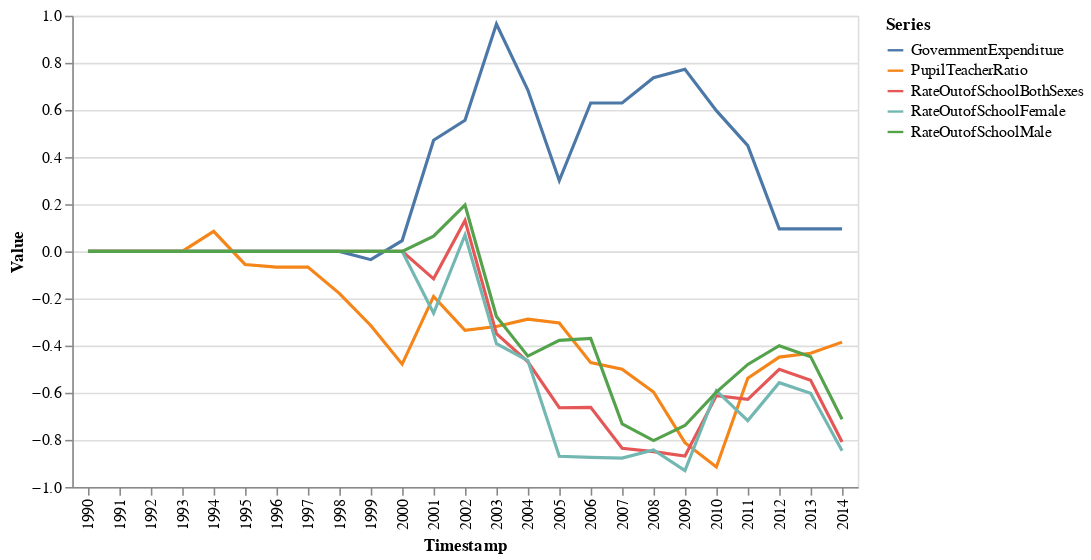

The cell this chart's notebook holds for it:
### Markdown cell above
Second, statistics are great but a picture says a thousand words. Let's graph each of the five time series for the United States. We use cool VigaLite package. The graphs show that our intuition was not correct for the United States, surprise! Higher pupil-teacher ratio is positively correlated to out of school rate. Both rates are going down. It is interesting that United States schools are keeping pupils while reducing the pupil-teacher ratio. The budget is increasing implying there are other factors keeping pupils in school. Better teach training programs, computer aid learning, no student left behind law, and better after school programs are some examples contributing to lower pupil-teacher ratio in the USA.

### Code cell
graph = dfTranspose |>
    @filter(_.Country == "United States") |>
    @vlplot(:line, x=:"Timestamp:o", y=:Value, color=:Series)

### Figure 1 — Vega-Lite specification as saved in the notebook (floating-point values rounded to 4 significant figures)
{"data": {"values": [{"Country": "United States", "Series": "GovernmentExpenditure", "Timestamp": "1990", "Value": 0}, {"Country": "United States", "Series": "PupilTeacherRatio", "Timestamp": "1990", "Value": 0}, {"Country": "United States", "Series": "RateOutofSchoolBothSexes", "Timestamp": "1990", "Value": 0}, {"Country": "United States", "Series": "RateOutofSchoolFemale", "Timestamp": "1990", "Value": 0}, {"Country": "United States", "Series": "RateOutofSchoolMale", "Timestamp": "1990", "Value": 0}, {"Country": "United States", "Series": "GovernmentExpenditure", "Timestamp": "1991", "Value": 0}, {"Country": "United States", "Series": "PupilTeacherRatio", "Timestamp": "1991", "Value": 0}, {"Country": "United States", "Series": "RateOutofSchoolBothSexes", "Timestamp": "1991", "Value": 0}, {"Country": "United States", "Series": "RateOutofSchoolFemale", "Timestamp": "1991", "Value": 0}, {"Country": "United States", "Series": "RateOutofSchoolMale", "Timestamp": "1991", "Value": 0}, {"Country": "United States", "Series": "GovernmentExpenditure", "Timestamp": "1992", "Value": 0}, {"Country": "United States", "Series": "PupilTeacherRatio", "Timestamp": "1992", "Value": 0}, {"Country": "United States", "Series": "RateOutofSchoolBothSexes", "Timestamp": "1992", "Value": 0}, {"Country": "United States", "Series": "RateOutofSchoolFemale", "Timestamp": "1992", "Value": 0}, {"Country": "United States", "Series": "RateOutofSchoolMale", "Timestamp": "1992", "Value": 0}, {"Country": "United States", "Series": "GovernmentExpenditure", "Timestamp": "1993", "Value": 0}, {"Country": "United States", "Series": "PupilTeacherRatio", "Timestamp": "1993", "Value": 0}, {"Country": "United States", "Series": "RateOutofSchoolBothSexes", "Timestamp": "1993", "Value": 0}, {"Country": "United States", "Series": "RateOutofSchoolFemale", "Timestamp": "1993", "Value": 0}, {"Country": "United States", "Series": "RateOutofSchoolMale", "Timestamp": "1993", "Value": 0}, {"Country": "United States", "Series": "GovernmentExpenditure", "Timestamp": "1994", "Value": 0}, {"Country": "United States", "Series": "PupilTeacherRatio", "Timestamp": "1994", "Value": 0.08474}, {"Country": "United States", "Series": "RateOutofSchoolBothSexes", "Timestamp": "1994", "Value": 0}, {"Country": "United States", "Series": "RateOutofSchoolFemale", "Timestamp": "1994", "Value": 0}, {"Country": "United States", "Series": "RateOutofSchoolMale", "Timestamp": "1994", "Value": 0}, {"Country": "United States", "Series": "GovernmentExpenditure", "Timestamp": "1995", "Value": 0}, {"Country": "United States", "Series": "PupilTeacherRatio", "Timestamp": "1995", "Value": -0.05557}, {"Country": "United States", "Series": "RateOutofSchoolBothSexes", "Timestamp": "1995", "Value": 0}, {"Country": "United States", "Series": "RateOutofSchoolFemale", "Timestamp": "1995", "Value": 0}, {"Country": "United States", "Series": "RateOutofSchoolMale", "Timestamp": "1995", "Value": 0}, {"Country": "United States", "Series": "GovernmentExpenditure", "Timestamp": "1996", "Value": 0}, {"Country": "United States", "Series": "PupilTeacherRatio", "Timestamp": "1996", "Value": -0.06703}, {"Country": "United States", "Series": "RateOutofSchoolBothSexes", "Timestamp": "1996", "Value": 0}, {"Country": "United States", "Series": "RateOutofSchoolFemale", "Timestamp": "1996", "Value": 0}, {"Country": "United States", "Series": "RateOutofSchoolMale", "Timestamp": "1996", "Value": 0}, {"Country": "United States", "Series": "GovernmentExpenditure", "Timestamp": "1997", "Value": 0}, {"Country": "United States", "Series": "PupilTeacherRatio", "Timestamp": "1997", "Value": -0.06703}, {"Country": "United States", "Series": "RateOutofSchoolBothSexes", "Timestamp": "1997", "Value": 0}, {"Country": "United States", "Series": "RateOutofSchoolFemale", "Timestamp": "1997", "Value": 0}, {"Country": "United States", "Series": "RateOutofSchoolMale", "Timestamp": "1997", "Value": 0}, {"Country": "United States", "Series": "GovernmentExpenditure", "Timestamp": "1998", "Value": 0}, {"Country": "United States", "Series": "PupilTeacherRatio", "Timestamp": "1998", "Value": -0.1781}, {"Country": "United States", "Series": "RateOutofSchoolBothSexes", "Timestamp": "1998", "Value": 0}, {"Country": "United States", "Series": "RateOutofSchoolFemale", "Timestamp": "1998", "Value": 0}, {"Country": "United States", "Series": "RateOutofSchoolMale", "Timestamp": "1998", "Value": 0}, {"Country": "United States", "Series": "GovernmentExpenditure", "Timestamp": "1999", "Value": -0.03531}, {"Country": "United States", "Series": "PupilTeacherRatio", "Timestamp": "1999", "Value": -0.3144}, {"Country": "United States", "Series": "RateOutofSchoolBothSexes", "Timestamp": "1999", "Value": 0}, {"Country": "United States", "Series": "RateOutofSchoolFemale", "Timestamp": "1999", "Value": 0}, {"Country": "United States", "Series": "RateOutofSchoolMale", "Timestamp": "1999", "Value": 0}, {"Country": "United States", "Series": "GovernmentExpenditure", "Timestamp": "2000", "Value": 0.04569}, {"Country": "United States", "Series": "PupilTeacherRatio", "Timestamp": "2000", "Value": -0.4786}, {"Country": "United States", "Series": "RateOutofSchoolBothSexes", "Timestamp": "2000", "Value": 0}, {"Country": "United States", "Series": "RateOutofSchoolFemale", "Timestamp": "2000", "Value": 0}, {"Country": "United States", "Series": "RateOutofSchoolMale", "Timestamp": "2000", "Value": 0}, {"Country": "United States", "Series": "GovernmentExpenditure", "Timestamp": "2001", "Value": 0.4716}, {"Country": "United States", "Series": "PupilTeacherRatio", "Timestamp": "2001", "Value": -0.1913}, {"Country": "United States", "Series": "RateOutofSchoolBothSexes", "Timestamp": "2001", "Value": -0.1166}, {"Country": "United States", "Series": "RateOutofSchoolFemale", "Timestamp": "2001", "Value": -0.2626}, {"Country": "United States", "Series": "RateOutofSchoolMale", "Timestamp": "2001", "Value": 0.06465}, {"Country": "United States", "Series": "GovernmentExpenditure", "Timestamp": "2002", "Value": 0.5565}, {"Country": "United States", "Series": "PupilTeacherRatio", "Timestamp": "2002", "Value": -0.3353}, {"Country": "United States", "Series": "RateOutofSchoolBothSexes", "Timestamp": "2002", "Value": 0.1314}, {"Country": "United States", "Series": "RateOutofSchoolFemale", "Timestamp": "2002", "Value": 0.06928}, {"Country": "United States", "Series": "RateOutofSchoolMale", "Timestamp": "2002", "Value": 0.1969}, {"Country": "United States", "Series": "GovernmentExpenditure", "Timestamp": "2003", "Value": 0.9647}, {"Country": "United States", "Series": "PupilTeacherRatio", "Timestamp": "2003", "Value": -0.3188}, {"Country": "United States", "Series": "RateOutofSchoolBothSexes", "Timestamp": "2003", "Value": -0.3491}, {"Country": "United States", "Series": "RateOutofSchoolFemale", "Timestamp": "2003", "Value": -0.3914}, {"Country": "United States", "Series": "RateOutofSchoolMale", "Timestamp": "2003", "Value": -0.2762}, {"Country": "United States", "Series": "GovernmentExpenditure", "Timestamp": "2004", "Value": 0.6847}, {"Country": "United States", "Series": "PupilTeacherRatio", "Timestamp": "2004", "Value": -0.2879}, {"Country": "United States", "Series": "RateOutofSchoolBothSexes", "Timestamp": "2004", "Value": -0.4686}, {"Country": "United States", "Series": "RateOutofSchoolFemale", "Timestamp": "2004", "Value": -0.4633}, {"Country": "United States", "Series": "RateOutofSchoolMale", "Timestamp": "2004", "Value": -0.4446}, {"Country": "United States", "Series": "GovernmentExpenditure", "Timestamp": "2005", "Value": 0.3005}, {"Country": "United States", "Series": "PupilTeacherRatio", "Timestamp": "2005", "Value": -0.3041}, {"Country": "United States", "Series": "RateOutofSchoolBothSexes", "Timestamp": "2005", "Value": -0.6635}, {"Country": "United States", "Series": "RateOutofSchoolFemale", "Timestamp": "2005", "Value": -0.8696}, {"Country": "United States", "Series": "RateOutofSchoolMale", "Timestamp": "2005", "Value": -0.3777}, {"Country": "United States", "Series": "GovernmentExpenditure", "Timestamp": "2006", "Value": 0.6295}, {"Country": "United States", "Series": "PupilTeacherRatio", "Timestamp": "2006", "Value": -0.4722}, {"Country": "United States", "Series": "RateOutofSchoolBothSexes", "Timestamp": "2006", "Value": -0.662}, {"Country": "United States", "Series": "RateOutofSchoolFemale", "Timestamp": "2006", "Value": -0.8745}, {"Country": "United States", "Series": "RateOutofSchoolMale", "Timestamp": "2006", "Value": -0.3692}, {"Country": "United States", "Series": "GovernmentExpenditure", "Timestamp": "2007", "Value": 0.6301}, {"Country": "United States", "Series": "PupilTeacherRatio", "Timestamp": "2007", "Value": -0.5002}, {"Country": "United States", "Series": "RateOutofSchoolBothSexes", "Timestamp": "2007", "Value": -0.8353}, {"Country": "United States", "Series": "RateOutofSchoolFemale", "Timestamp": "2007", "Value": -0.8774}, {"Country": "United States", "Series": "RateOutofSchoolMale", "Timestamp": "2007", "Value": -0.732}, {"Country": "United States", "Series": "GovernmentExpenditure", "Timestamp": "2008", "Value": 0.7371}, {"Country": "United States", "Series": "PupilTeacherRatio", "Timestamp": "2008", "Value": -0.5968}, {"Country": "United States", "Series": "RateOutofSchoolBothSexes", "Timestamp": "2008", "Value": -0.8498}, {"Country": "United States", "Series": "RateOutofSchoolFemale", "Timestamp": "2008", "Value": -0.8431}, {"Country": "United States", "Series": "RateOutofSchoolMale", "Timestamp": "2008", "Value": -0.8031}, {"Country": "United States", "Series": "GovernmentExpenditure", "Timestamp": "2009", "Value": 0.7727}, {"Country": "United States", "Series": "PupilTeacherRatio", "Timestamp": "2009", "Value": -0.8117}, {"Country": "United States", "Series": "RateOutofSchoolBothSexes", "Timestamp": "2009", "Value": -0.8686}, {"Country": "United States", "Series": "RateOutofSchoolFemale", "Timestamp": "2009", "Value": -0.9307}, {"Country": "United States", "Series": "RateOutofSchoolMale", "Timestamp": "2009", "Value": -0.739}, {"Country": "United States", "Series": "GovernmentExpenditure", "Timestamp": "2010", "Value": 0.5971}, {"Country": "United States", "Series": "PupilTeacherRatio", "Timestamp": "2010", "Value": -0.9153}, {"Country": "United States", "Series": "RateOutofSchoolBothSexes", "Timestamp": "2010", "Value": -0.6122}, {"Country": "United States", "Series": "RateOutofSchoolFemale", "Timestamp": "2010", "Value": -0.5914}, {"Country": "United States", "Series": "RateOutofSchoolMale", "Timestamp": "2010", "Value": -0.5974}, {"Country": "United States", "Series": "GovernmentExpenditure", "Timestamp": "2011", "Value": 0.4485}, {"Country": "United States", "Series": "PupilTeacherRatio", "Timestamp": "2011", "Value": -0.538}, {"Country": "United States", "Series": "RateOutofSchoolBothSexes", "Timestamp": "2011", "Value": -0.6276}, {"Country": "United States", "Series": "RateOutofSchoolFemale", "Timestamp": "2011", "Value": -0.7182}, {"Country": "United States", "Series": "RateOutofSchoolMale", "Timestamp": "2011", "Value": -0.4799}, {"Country": "United States", "Series": "GovernmentExpenditure", "Timestamp": "2012", "Value": 0.09565}, {"Country": "United States", "Series": "PupilTeacherRatio", "Timestamp": "2012", "Value": -0.4487}, {"Country": "United States", "Series": "RateOutofSchoolBothSexes", "Timestamp": "2012", "Value": -0.5002}, {"Country": "United States", "Series": "RateOutofSchoolFemale", "Timestamp": "2012", "Value": -0.5574}, {"Country": "United States", "Series": "RateOutofSchoolMale", "Timestamp": "2012", "Value": -0.4001}, {"Country": "United States", "Series": "GovernmentExpenditure", "Timestamp": "2013", "Value": 0.09565}, {"Country": "United States", "Series": "PupilTeacherRatio", "Timestamp": "2013", "Value": -0.4322}, {"Country": "United States", "Series": "RateOutofSchoolBothSexes", "Timestamp": "2013", "Value": -0.5475}, {"Country": "United States", "Series": "RateOutofSchoolFemale", "Timestamp": "2013", "Value": -0.6024}, {"Country": "United States", "Series": "RateOutofSchoolMale", "Timestamp": "2013", "Value": -0.4469}, {"Country": "United States", "Series": "GovernmentExpenditure", "Timestamp": "2014", "Value": 0.09565}, {"Country": "United States", "Series": "PupilTeacherRatio", "Timestamp": "2014", "Value": -0.3852}, {"Country": "United States", "Series": "RateOutofSchoolBothSexes", "Timestamp": "2014", "Value": -0.809}, {"Country": "United States", "Series": "RateOutofSchoolFemale", "Timestamp": "2014", "Value": -0.8464}, {"Country": "United States", "Series": "RateOutofSchoolMale", "Timestamp": "2014", "Value": -0.7122}]}, "encoding": {"color": {"field": "Series", "type": "nominal"}, "x": {"field": "Timestamp", "type": "ordinal"}, "y": {"field": "Value", "type": "quantitative"}}, "mark": "line"}
